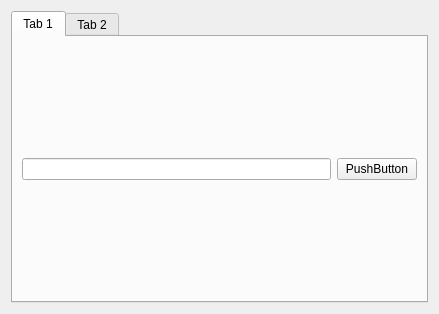
<?xml version="1.0" encoding="UTF-8"?>
<ui version="4.0">
 <class>wndDebug</class>
 <widget class="QWidget" name="wndDebug">
  <property name="geometry">
   <rect>
    <x>0</x>
    <y>0</y>
    <width>439</width>
    <height>314</height>
   </rect>
  </property>
  <property name="windowTitle">
   <string>Form</string>
  </property>
  <layout class="QGridLayout" name="gridLayout">
   <item row="0" column="0">
    <widget class="QTabWidget" name="tabWidget">
     <property name="currentIndex">
      <number>0</number>
     </property>
     <widget class="QWidget" name="tab">
      <attribute name="title">
       <string>Tab 1</string>
      </attribute>
      <layout class="QVBoxLayout" name="verticalLayout">
       <item>
        <layout class="QHBoxLayout" name="horizontalLayout">
         <item>
          <widget class="QLineEdit" name="lineEdit"/>
         </item>
         <item>
          <widget class="QPushButton" name="pushButton">
           <property name="text">
            <string>PushButton</string>
           </property>
          </widget>
         </item>
        </layout>
       </item>
      </layout>
     </widget>
     <widget class="QWidget" name="tab_2">
      <attribute name="title">
       <string>Tab 2</string>
      </attribute>
     </widget>
    </widget>
   </item>
  </layout>
 </widget>
 <resources/>
 <connections/>
</ui>
